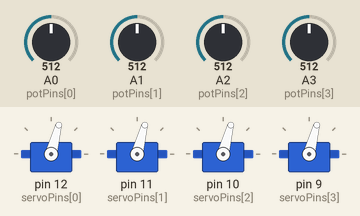
A sketch run on a simulated Arduino Uno, built with avr-gcc and run on an emulated ATmega328P. Shown: 4 × servo. The inputs (shaded band) are chosen by the test bench; at power-on: A0 (potPins[0]) = 512, A1 (potPins[1]) = 512, A2 (potPins[2]) = 512, A3 (potPins[3]) = 512.

Above: at 1.2 s.
1.3 s: A0 (potPins[0]) set to 716
At 2.5 s:
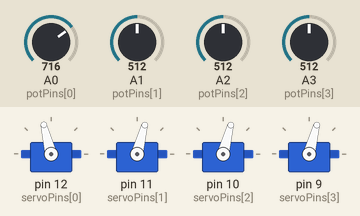
2.8 s: A1 (potPins[1]) set to 716
At 4.0 s:
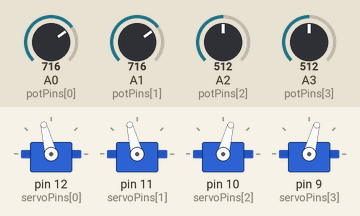
4.3 s: A2 (potPins[2]) set to 716
At 4.9 s:
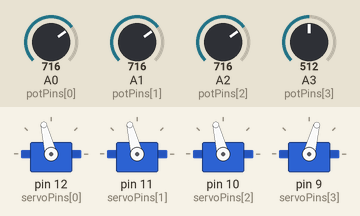
5.8 s: A3 (potPins[3]) set to 716
At 7.0 s:
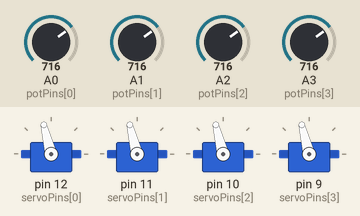
7.3 s: A0 (potPins[0]) set to 992
At 8.5 s:
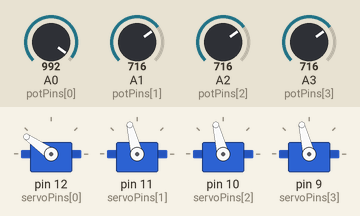
8.8 s: A1 (potPins[1]) set to 992
At 9.5 s:
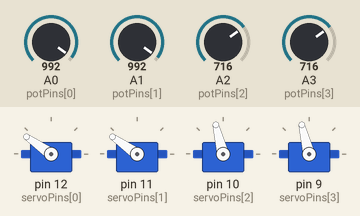
Timing chart, 0 to 11.3 s (numbered marks = the images above; inputs shaded):
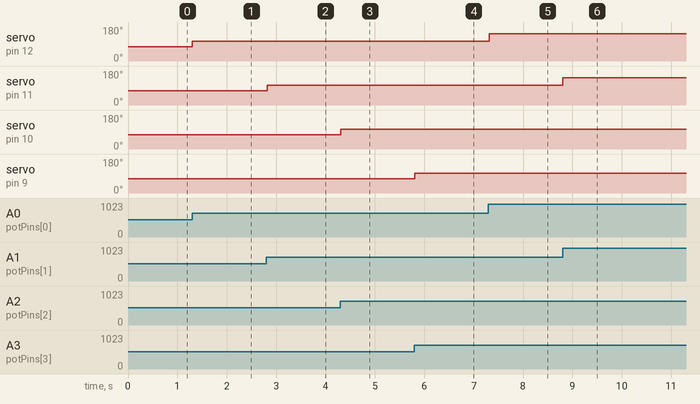

Measured:
- after the input at 1.3 s, servo on pin 12 (servoPins[0]): 75° → 104° at once
- after the input at 2.8 s, servo on pin 11 (servoPins[1]): 75° → 104° at once
- after the input at 4.3 s, servo on pin 10 (servoPins[2]): 75° → 104° at once
- after the input at 5.8 s, servo on pin 9 (servoPins[3]): 75° → 104° at once
- after the input at 7.3 s, servo on pin 12 (servoPins[0]): 104° → 145° at once
- after the input at 8.8 s, servo on pin 11 (servoPins[1]): 104° → 145° at once

The sketch:

Group19_Potentiometer_Code.ino
```cpp
#include <Servo.h>

#define NUM_JOINTS 4

Servo myservo[NUM_JOINTS];
const int servoPins[NUM_JOINTS] = { 12, 11, 10, 9 };
const int potPins[NUM_JOINTS]   = { A0, A1, A2, A3 };
int val[NUM_JOINTS];

void setup() {
  for (int i = 0; i < NUM_JOINTS; i++) {
    myservo[i].attach(servoPins[i]);
  }
  Serial.begin(9600);
}

void loop() {
  for (int i = 0; i < NUM_JOINTS; i++) {
    val[i] = analogRead(potPins[i]);
    val[i] = map(val[i], 0, 1023, 0, 150);
    myservo[i].write(val[i]);
    // serial.print(val[i]);
    // serial.print(, );

  }
  delay(15);
}
```
